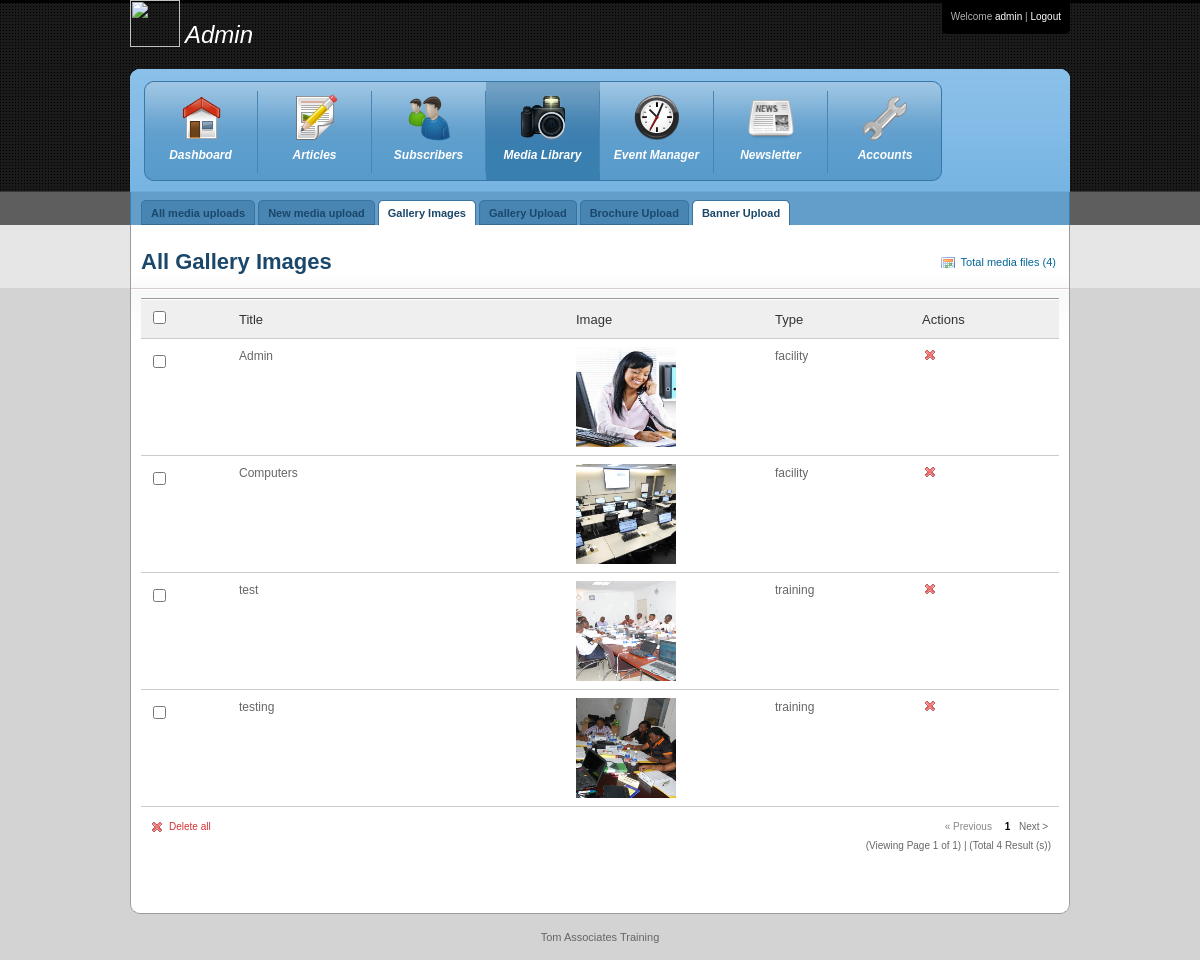
/admin/all-gallery.php (signed in), run on the app's committed database.
### tables this page shows
CREATE TABLE IF NOT EXISTS `gallery` (
  `gallery_id` int(11) NOT NULL AUTO_INCREMENT,
  `title` varchar(255) NOT NULL,
  `description` varchar(255) NOT NULL,
  `file` varchar(255) NOT NULL,
  `type` varchar(255) NOT NULL,
  `posted_date` datetime NOT NULL,
  PRIMARY KEY (`gallery_id`)
);

### admin/all-gallery.php (the view, shortened to what this page needs)
<?php
require_once("../scripts/config.php");
require_once("../scripts/functions.php");
$recordperpage =  30;
	$pagenum = 1;
	$offset = ($pagenum - 1) * $recordperpage;
$result = MysqlSelectQuery("select * from gallery order by gallery_id desc limit $offset, $recordperpage");
?>
<!DOCTYPE html PUBLIC "-//W3C//DTD XHTML 1.0 Transitional//EN" "http://www.w3.org/TR/xhtml1/DTD/xhtml1-transitional.dtd">
<html xmlns="http://www.w3.org/1999/xhtml">
<head>
<link rel="stylesheet" type="text/css" href="css/960.css" />
<link rel="stylesheet" type="text/css" href="css/reset.css" />
<link rel="stylesheet" type="text/css" href="css/text.css" />
<link rel="stylesheet" type="text/css" href="css/blue.css" />
<link type="text/css" href="css/smoothness/ui.css" rel="stylesheet" />
</head>
<body>
<div class="container_16" id="wrapper">
<?php include ("headers/header.php");?>
<div class="grid_16" id="header">
<div id="menu">
	<ul class="group" id="menu_group_main">
		<li class="item first" id="one"><a href="dashboard.php" class="main"><span class="outer"><span class="inner dashboard">Dashboard</span></span></a></li>
        <li class="item middle" id="two"><a href="articles.php" class="main"><span class="outer"><span class="inner content">Articles</span></span></a></li>
        <li class="item middle" id="four"><a href="subscribers" class="main"><span class="outer"><span class="inner users">Subscribers</span></span></a></li>
		<li class="item middle" id="five"><a href="media" class="main current"><span class="outer"><span class="inner media_library">Media Library</span></span></a></li>
		<li class="item middle" id="six"><a href="events" class="main"><span class="outer"><span class="inner event_manager">Event Manager</span></span></a></li>
		<li class="item middle" id="seven"><a href="newsletters" class="main"><span class="outer"><span class="inner newsletter">Newsletter</span></span></a></li>
		<li class="item last" id="eight"><a href="accounts" class="main"><span class="outer"><span class="inner settings">Accounts</span></span></a></li>
    </ul>
</div>
</div>
<div class="grid_16">
    <div id="tabs">
         <div class="container">
           <ul>
                       <li><a href="all-media" ><span>All media uploads</span></a></li>
                      <li><a href="media" ><span>New media upload</span></a></li>
                      <li><a href="all-gallery" class="current" ><span>Gallery Images</span></a></li>
                      <li><a href="gallery-upload" ><span>Gallery Upload</span></a></li>
                      <li><a href="brochure-upload" ><span>Brochure Upload</span></a></li>
                      <li><a href="banner-upload" class="current"><span>Banner Upload</span></a></li>
           </ul>
        </div>
    </div>
</div>
    <div class="grid_16" id="content">
    <div class="grid_9">
    <h1 >All Gallery Images</h1>
    </div>
    <div class="grid_6" id="eventbox"><a href="#" class="inline_calendar">Total media files (<?php echo NUM_ROWS($result);?>) </a>
    </div>
    <div id="portlets">
    <div class="portlet">
		<div class="portlet-content nopadding">
        <form action="" method="post">
          <table width="100%" cellpadding="0" cellspacing="0" id="box-table-a" summary="Employee Pay Sheet">
            <thead>
              <tr id="chkrow">
                <th width="74" scope="col"><input name="checkall" type="checkbox" id="checkall" value="" /></th>
                <th width="321" scope="col"> Title</th>
                <th width="183" scope="col">Image</th>
                <th scope="col">Type</th>
                <th width="129" scope="col">Actions</th>
              </tr>
            </thead>
            <tbody>
             <?php
			if(NUM_ROWS($result) > 0){
				while($rows = SqlArrays($result)){
			?>
              <tr>
                <td width="74" style=" vertical-align:top;"><label>
                    <input type="checkbox" name="checkbox" id="checkbox" />
                </label></td>
                <td style=" vertical-align:top;"><?php echo stripslashes($rows['title']);?></td>
                <td><img src="../images/gallery/thumb/<?php echo $rows['file'];?>" width="100" height="100" /></td>
                <td style=" vertical-align:top;"><?php echo $rows['type'];?></td>
                <td width="129" style=" vertical-align:top;"><a href="javascript:DeleteArticle(<?php echo $rows['gallery_id'];?>)" class="delete_icon" title="Delete"></a></td>
              </tr>
              <?php
              }
			  ?>
			  <tr class="footer">
                <td colspan="2"><a href="#" class="delete_inline">Delete all</a></td>
                <td colspan="4" align="right">
                                  </td>
                </tr>
                <?php
			}
              else{
				  ?>
              <tr>
                <td colspan="5"><?php echo warningMsg("No Flie(s) found");?></td>
                </tr>
                <?php
			  }
			  ?>
            </tbody>
          </table>
        </form>
		</div>
      </div>
   </div>
  </div>
</div>
<div class="container_16" id="footer">Tom Associates Training</div>
</body>
</html>

### admin/css/960.css (style rules this page uses)
.container_12,.container_16 { margin-left:auto;margin-right:auto;width:960px }
.grid_1,.grid_2,.grid_3,.grid_4,.grid_5,.grid_6,.grid_7,.grid_8,.grid_9,.grid_10,.grid_11,.grid_12,.grid_13,.grid_14,.grid_15,.grid_16 { display:inline;float:left;margin-left:10px;margin-right:10px }
.container_12 .grid_12,.container_16 .grid_16 { width:940px }
.container_16 .grid_6 { width:340px }
.container_16 .grid_9 { width:520px }

### admin/css/text.css (style rules this page uses)
body { font:13px/1.5 "Trebuchet MS", Arial, Helvetica, sans-serif }
h1 { font-size:25px }
ul { list-style:disc }
li { margin-left:0px }
p,dl,hr,h1,h2,h3,h4,h5,h6,ol,ul,pre,table,address,fieldset { margin-bottom:20px }

### data on the page
gallery: title "Admin", file (picture), type "facility"
gallery: title "Computers", file (picture), type "facility"
gallery: title "test", file (picture), type "training"
gallery: title "testing", file (picture), type "training"

### other printed values
$_SESSION['first_name'] "admin"
NUM_ROWS($result) "4"
$pagenum "1"
$maxpage "1"
$total_record "4"
